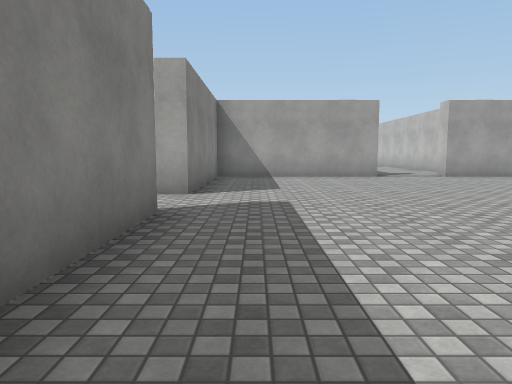
View 1 (above)

16 first-person views from a walk through a Unity game level. The camera is 1.3 m above the floor, tilts 6° down and sees 70° across. The floor is counted in squares, 2 m on a side. Each view is taken from the middle of a square. On the plan, view 1 faces up. The plan holds only what a view shows up to about 11 squares ahead; the rest is blank. The place goes on beyond the plan. The player is left out. Surface patterns are stand-ins for the level's own textures.

View 2
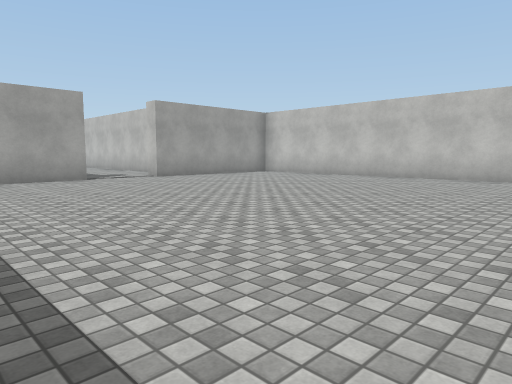

View 3
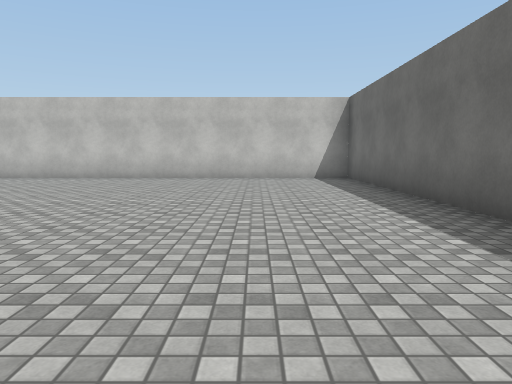

View 4
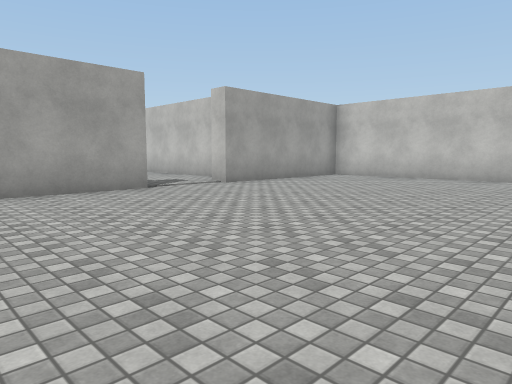

View 5
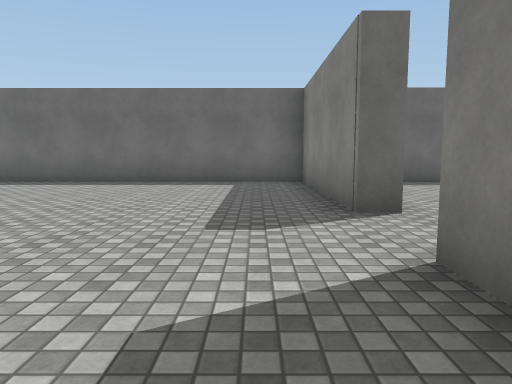

View 6
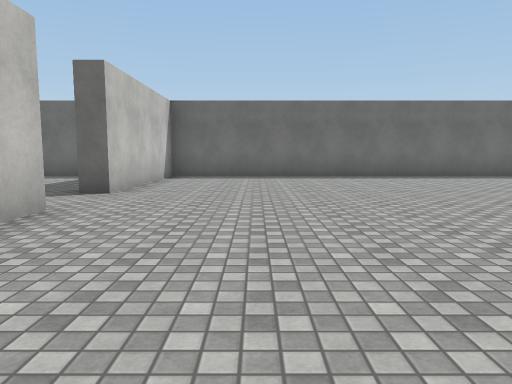

View 7
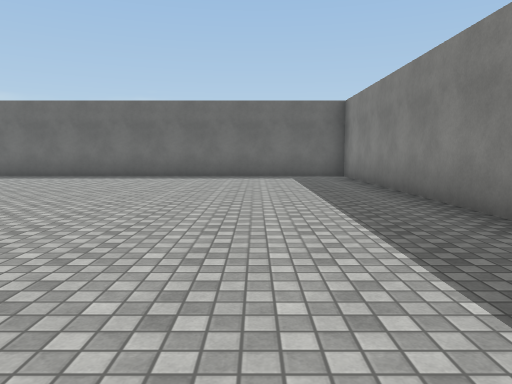

View 8
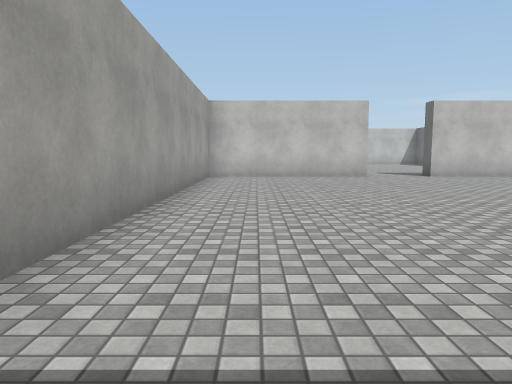

View 9
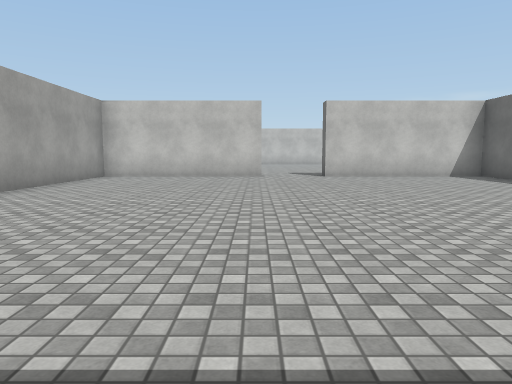

View 10
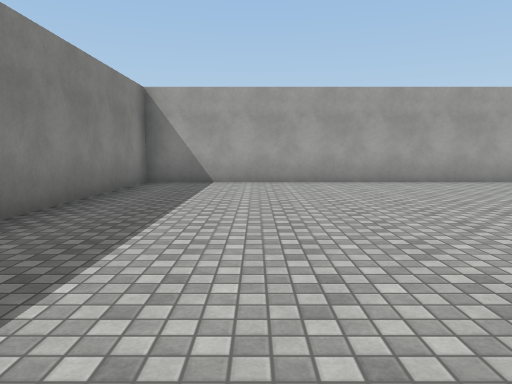

View 11
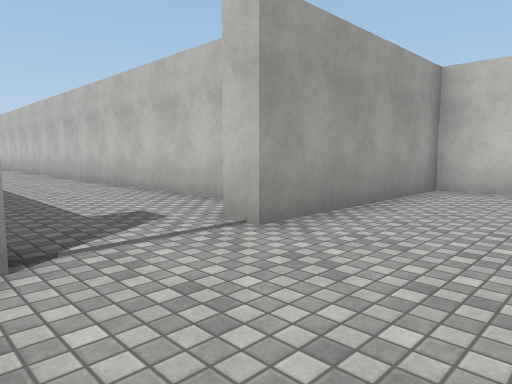

View 12
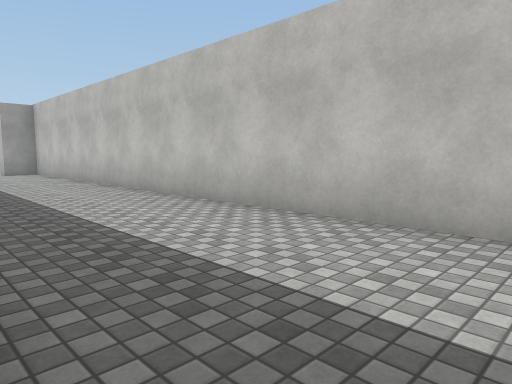

View 13
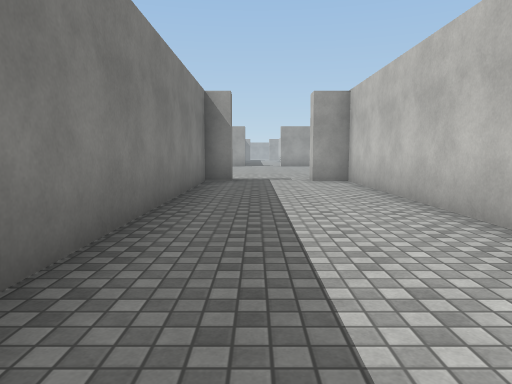

View 14
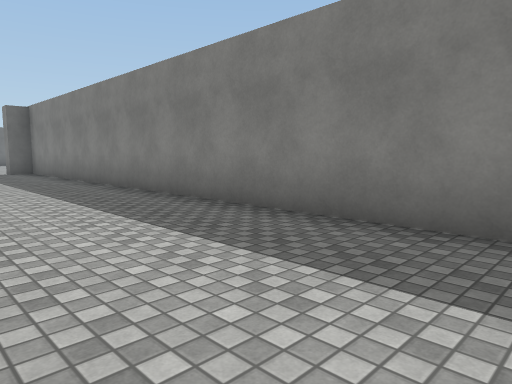

View 15
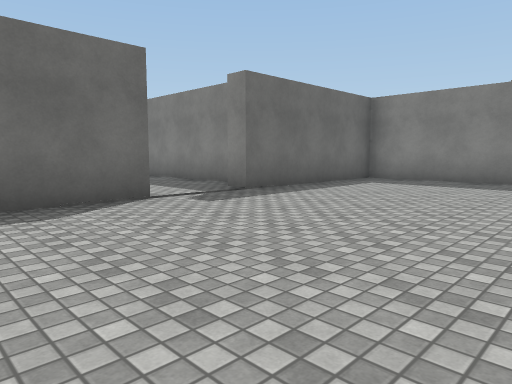

View 16
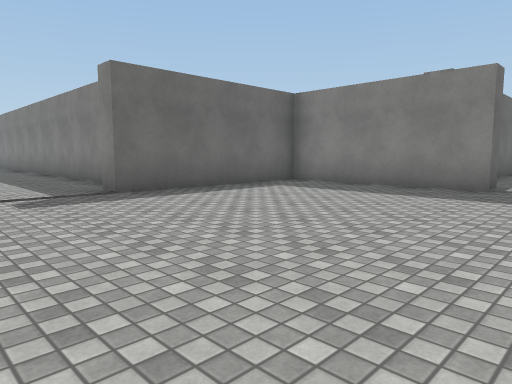

### Floor plan
Ten units are one square. View 1 is at (0, 0); x grows to the right and y downward. Boxes are objects, and circles mark ways between rooms. Rooms are numbered by the first view taken in them; rooms with no view inside come last. Other rooms are left out.
<svg viewBox="-130 -329 233 338">
<path fill="none" stroke="#000" d="M35 -103 -11 -103 -11 -58 -16 -58M-16 -40 -11 -40 -11 4 98 4 98 -103 53 -103M-16 -58 -16 -103 -125 -103 -125 4 -16 4 -16 -40M62 -118 62 -276 53 -276M34 -276 28 -276 28 -115M53 -103 53 -109M-18 -324 -11 -324 -11 -282 34 -282 34 -276M53 -276 53 -282 72 -282M-66 -318 -50 -318"/>
<circle cx="-10" cy="-50" r="3" fill="#2a7"/>
<circle cx="45" cy="-110" r="3" fill="#2a7"/>
<circle cx="45" cy="-280" r="3" fill="#2a7"/>
<text x="40" y="-50">1</text>
<text x="-70" y="-50">2</text>
<text x="40" y="-190">3</text>
<text x="10" y="-320">4</text>
</svg>
Room 1 opens to room 2. Room 1 opens to room 3. Room 3 opens to room 4.

Where each view was taken, in squares from view 1:
view 1: 0 up, 0 right, facing up
view 2: 1 up, 0 right, facing up-right
view 3: 2 up, 0 right, facing right
view 4: 4 up, 0 right, facing up-right
view 5: 8 up, 0 right, facing down
view 6: 10 up, 4 left, facing down
view 7: 10 up, 10 left, facing down
view 8: 9 up, 12 left, facing right
view 9: 6 up, 12 left, facing right
view 10: 2 up, 10 left, facing up
view 11: 8 up, 3 right, facing up-right
view 12: 15 up, 3 right, facing up-right
view 13: 19 up, 4 right, facing up
view 14: 24 up, 6 right, facing down-left
view 15: 33 up, 8 right, facing down-left
view 16: 34 up, 6 right, facing down-left
